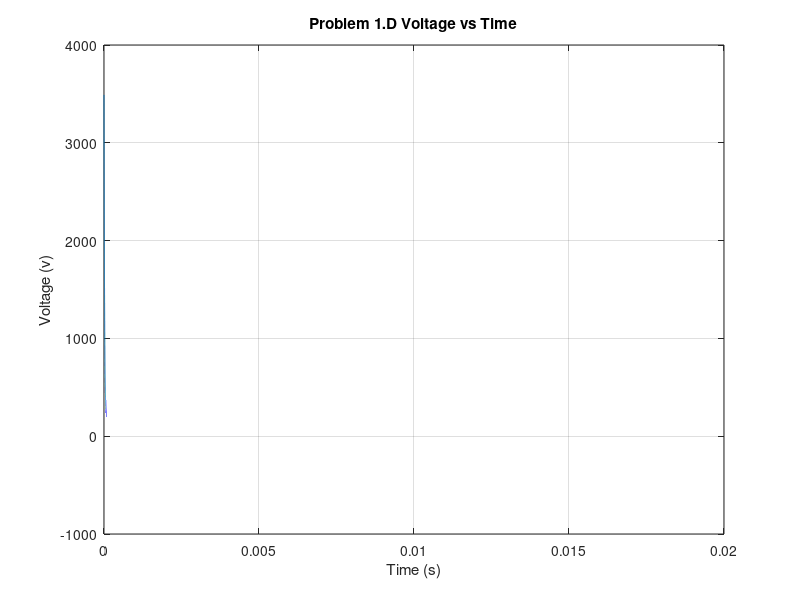

Reproduce this figure in MATLAB.
%Problem 1
figure(1)

R = 144; % Resistance
L = .00265; % Inductance, 2.65 mH
x_1 = [24.233];   %v
T = (2*pi)/377; % Period
delta_t = (L/R)/1000;  %16.67 millis
t = [0:delta_t:T];
stop = length(t);

v_in = 120*sqrt(2)*cos(377*t);

for n = 1:1:stop-1
    x_1(n+1) = delta_t*(-(R/L)*x_1(n) + v_in(n)/L) + x_1(n);
end

x_1=x_1*R;

plot(t,x_1)
title ('Problem 1.D Voltage vs Time');
grid on;
xlabel('Time (s)');
ylabel('Voltage (v)');

Vm = max(x_1)